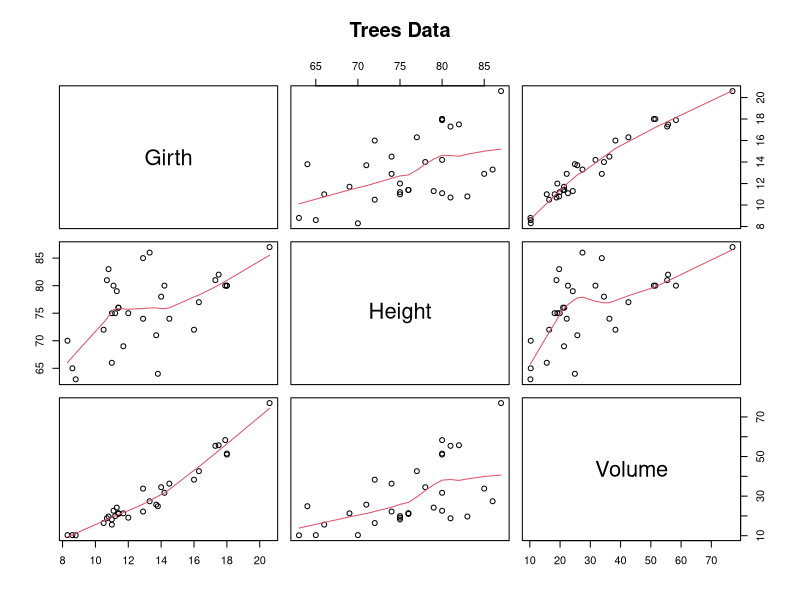
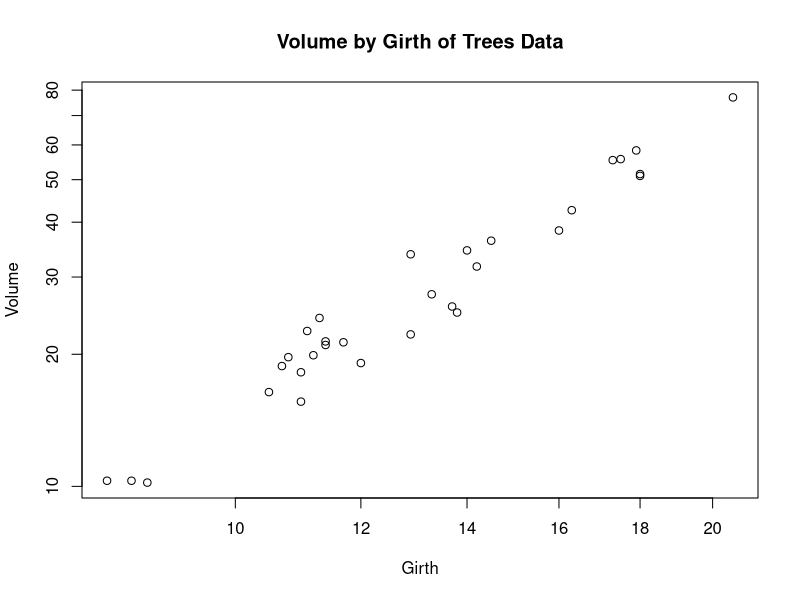
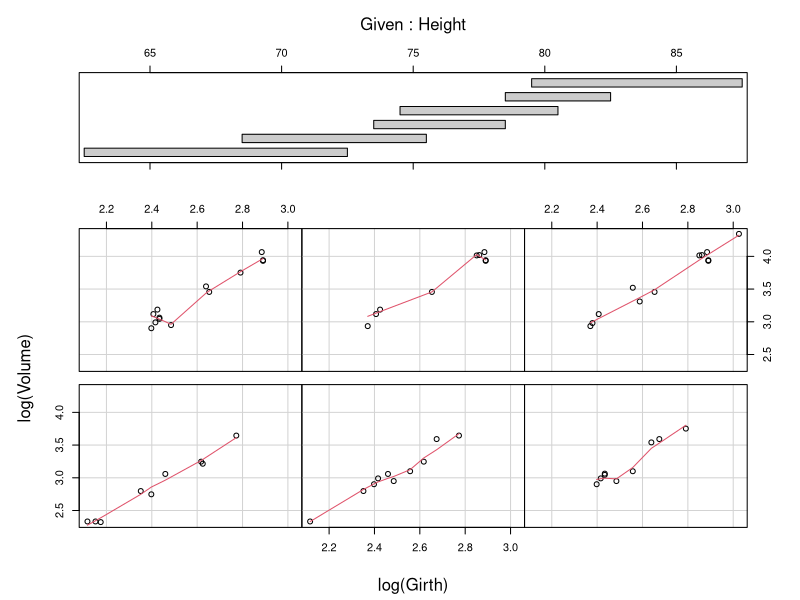

Write the R code that produced these figures, in order.
## ---- chunk 1
knitr::opts_chunk$set(echo = TRUE)
## ---- chunk 2
summary(trees)
## ---- chunk 3
require(stats); require(graphics)
pairs(trees, panel = panel.smooth, main = "Trees Data")
plot(Volume ~ Girth, data = trees, log = "xy", main = "Volume by Girth of Trees Data")
coplot(log(Volume) ~ log(Girth) | Height, data = trees,
       panel = panel.smooth)
